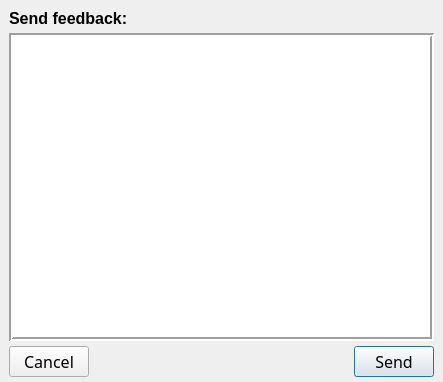
<?xml version="1.0" encoding="UTF-8"?>
<ui version="4.0">
 <class>Dialog</class>
 <widget class="QDialog" name="Dialog">
  <property name="windowModality">
   <enum>Qt::WindowModal</enum>
  </property>
  <property name="geometry">
   <rect>
    <x>0</x>
    <y>0</y>
    <width>443</width>
    <height>382</height>
   </rect>
  </property>
  <property name="font">
   <font>
    <family>Futura</family>
   </font>
  </property>
  <property name="windowTitle">
   <string>Send Feedback</string>
  </property>
  <property name="modal">
   <bool>true</bool>
  </property>
  <layout class="QVBoxLayout" name="verticalLayout_2">
   <property name="leftMargin">
    <number>9</number>
   </property>
   <property name="topMargin">
    <number>9</number>
   </property>
   <property name="rightMargin">
    <number>9</number>
   </property>
   <property name="bottomMargin">
    <number>5</number>
   </property>
   <item>
    <layout class="QVBoxLayout" name="verticalLayout">
     <property name="spacing">
      <number>5</number>
     </property>
     <item>
      <widget class="QLabel" name="label">
       <property name="font">
        <font>
         <family>Arial</family>
         <pointsize>12</pointsize>
         <weight>75</weight>
         <bold>true</bold>
        </font>
       </property>
       <property name="text">
        <string>Send feedback:</string>
       </property>
      </widget>
     </item>
     <item>
      <widget class="QPlainTextEdit" name="plainTextEdit">
       <property name="font">
        <font>
         <family>Futura</family>
         <pointsize>12</pointsize>
        </font>
       </property>
       <property name="focusPolicy">
        <enum>Qt::StrongFocus</enum>
       </property>
       <property name="frameShape">
        <enum>QFrame::Box</enum>
       </property>
       <property name="frameShadow">
        <enum>QFrame::Sunken</enum>
       </property>
       <property name="lineWidth">
        <number>2</number>
       </property>
       <property name="midLineWidth">
        <number>0</number>
       </property>
      </widget>
     </item>
     <item>
      <layout class="QHBoxLayout" name="horizontalLayout">
       <item>
        <widget class="QPushButton" name="cancel">
         <property name="maximumSize">
          <size>
           <width>16777215</width>
           <height>16777215</height>
          </size>
         </property>
         <property name="font">
          <font>
           <family>Futura</family>
           <pointsize>12</pointsize>
          </font>
         </property>
         <property name="text">
          <string>Cancel</string>
         </property>
         <property name="autoDefault">
          <bool>false</bool>
         </property>
        </widget>
       </item>
       <item>
        <spacer name="horizontalSpacer_2">
         <property name="orientation">
          <enum>Qt::Horizontal</enum>
         </property>
         <property name="sizeHint" stdset="0">
          <size>
           <width>40</width>
           <height>20</height>
          </size>
         </property>
        </spacer>
       </item>
       <item>
        <widget class="QLabel" name="status">
         <property name="maximumSize">
          <size>
           <width>16777215</width>
           <height>16777215</height>
          </size>
         </property>
         <property name="baseSize">
          <size>
           <width>0</width>
           <height>0</height>
          </size>
         </property>
         <property name="font">
          <font>
           <family>Futura</family>
           <pointsize>11</pointsize>
          </font>
         </property>
         <property name="text">
          <string/>
         </property>
        </widget>
       </item>
       <item>
        <spacer name="horizontalSpacer">
         <property name="orientation">
          <enum>Qt::Horizontal</enum>
         </property>
         <property name="sizeHint" stdset="0">
          <size>
           <width>40</width>
           <height>20</height>
          </size>
         </property>
        </spacer>
       </item>
       <item alignment="Qt::AlignVCenter">
        <widget class="QPushButton" name="send">
         <property name="font">
          <font>
           <family>Futura</family>
           <pointsize>12</pointsize>
          </font>
         </property>
         <property name="text">
          <string>Send</string>
         </property>
        </widget>
       </item>
      </layout>
     </item>
    </layout>
   </item>
  </layout>
 </widget>
 <resources/>
 <connections/>
</ui>
